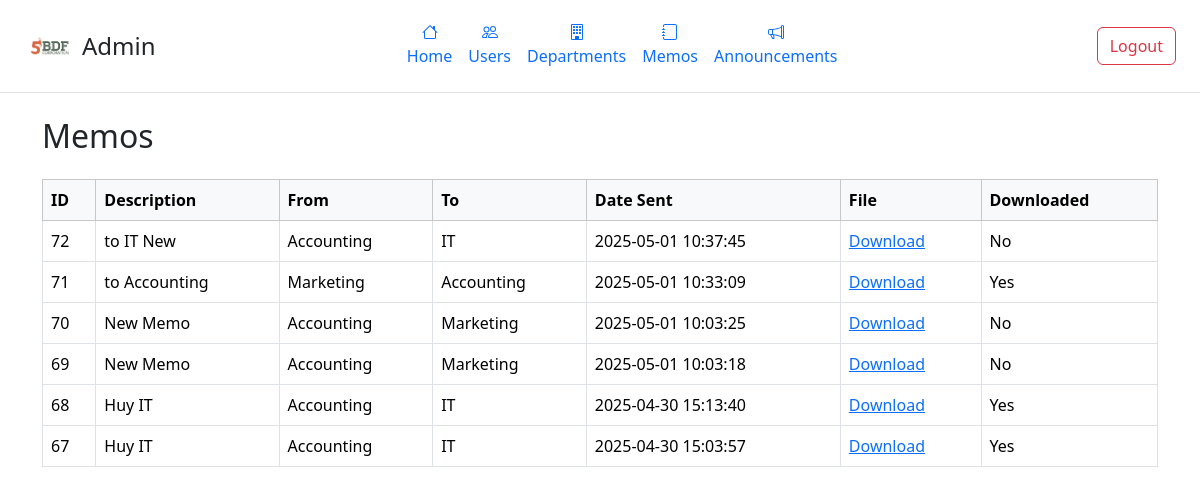
Page /admin/memos.php (signed in) on the committed database.
### tables this page shows
CREATE TABLE `memos` (
  `memo_id` int(11) NOT NULL,
  `description` text NOT NULL,
  `from_department` varchar(100) NOT NULL,
  `to_department` varchar(100) NOT NULL,
  `datetime_sent` datetime NOT NULL,
  `file_path` varchar(255) DEFAULT NULL,
  `is_downloaded` tinyint(1) DEFAULT 0
);

### admin/memos.php (the view, shortened to what this page needs)
<?php
require_once '../db/dbcon.php';
?>
<!DOCTYPE html>
<html lang="en">
<head>
  <link href="https://cdn.jsdelivr.net/npm/bootstrap@5.3.5/dist/css/bootstrap.min.css" rel="stylesheet">
</head>
<body>
  <header class="d-flex flex-wrap align-items-center justify-content-between py-3 px-4 border-bottom">
  <div class="d-flex align-items-center gap-2">
    <img src="../img/5bdflogo.png" alt="5BDF Logo" height="50" width="50">
    <h4 class="m-0">Admin</h4>
  </div>
  <nav>
    <ul class="nav">
        <li class="nav-item">
        <a href="#" class="nav-link d-flex flex-column align-items-center px-2">
            Home
        </a>
        </li>
        <li class="nav-item">
        <a href="./admin.php" class="nav-link d-flex flex-column align-items-center px-2">
            Users
        </a>
        </li>
        <li class="nav-item">
        <a href="./departments.php" class="nav-link d-flex flex-column align-items-center px-2">
            Departments
        </a>
        </li>
        <li class="nav-item">
        <a href="#" class="nav-link d-flex flex-column align-items-center px-2">
            Memos
        </a>
        </li>
        <li class="nav-item">
        <a href="./announcements.php" class="nav-link d-flex flex-column align-items-center px-2">
            Announcements
        </a>
        </li>
    </ul>
</nav>
  <div>
    <button class="btn btn-outline-danger ms-2" onclick="window.location.href='logout.php'">Logout</button>
  </div>
</header>
<div class="container mt-4">
  <h2 class="mb-4">Memos</h2>
  <table class="table table-bordered">
    <thead class="table-light">
      <tr>
        <th>ID</th>
        <th>Description</th>
        <th>From</th>
        <th>To</th>
        <th>Date Sent</th>
        <th>File</th>
        <th>Downloaded</th>
      </tr>
    </thead>
    <tbody>
      <?php
      $sql = "SELECT * FROM memos ORDER BY datetime_sent DESC";
      $result = $conn->query($sql);
      if ($result->num_rows > 0) {
        while ($row = $result->fetch_assoc()) {
          echo "<tr>";
          echo "<td>" . $row['memo_id'] . "</td>";
          echo "<td>" . htmlspecialchars($row['description']) . "</td>";
          echo "<td>" . $row['from_department'] . "</td>";
          echo "<td>" . $row['to_department'] . "</td>";
          echo "<td>" . $row['datetime_sent'] . "</td>";
          echo "<td>";
          if ($row['file_path']) {
            echo "<a href='../uploads/" . $row['file_path'] . "' download>Download</a>";
          } else {
            echo "No file";
          }
          echo "</td>";
          echo "<td>" . ($row['is_downloaded'] ? 'Yes' : 'No') . "</td>";
          echo "</tr>";
        }
      } else {
        echo "<tr><td colspan='7'>No memos found.</td></tr>";
      }
      ?>
    </tbody>
  </table>
</div>
</body>
</html>

### rows in the picture
memos: memo_id "72", description "to IT New", from_department "Accounting", to_department "IT", datetime_sent "2025-05-01 10:37:45", is_downloaded "No"
memos: memo_id "71", description "to Accounting", from_department "Marketing", to_department "Accounting", datetime_sent "2025-05-01 10:33:09", is_downloaded "Yes"
memos: memo_id "70", description "New Memo", from_department "Accounting", to_department "Marketing", datetime_sent "2025-05-01 10:03:25", is_downloaded "No"
memos: memo_id "69", description "New Memo", from_department "Accounting", to_department "Marketing", datetime_sent "2025-05-01 10:03:18", is_downloaded "No"
memos: memo_id "68", description "Huy IT", from_department "Accounting", to_department "IT", datetime_sent "2025-04-30 15:13:40", is_downloaded "Yes"
memos: memo_id "67", description "Huy IT", from_department "Accounting", to_department "IT", datetime_sent "2025-04-30 15:03:57", is_downloaded "Yes"
